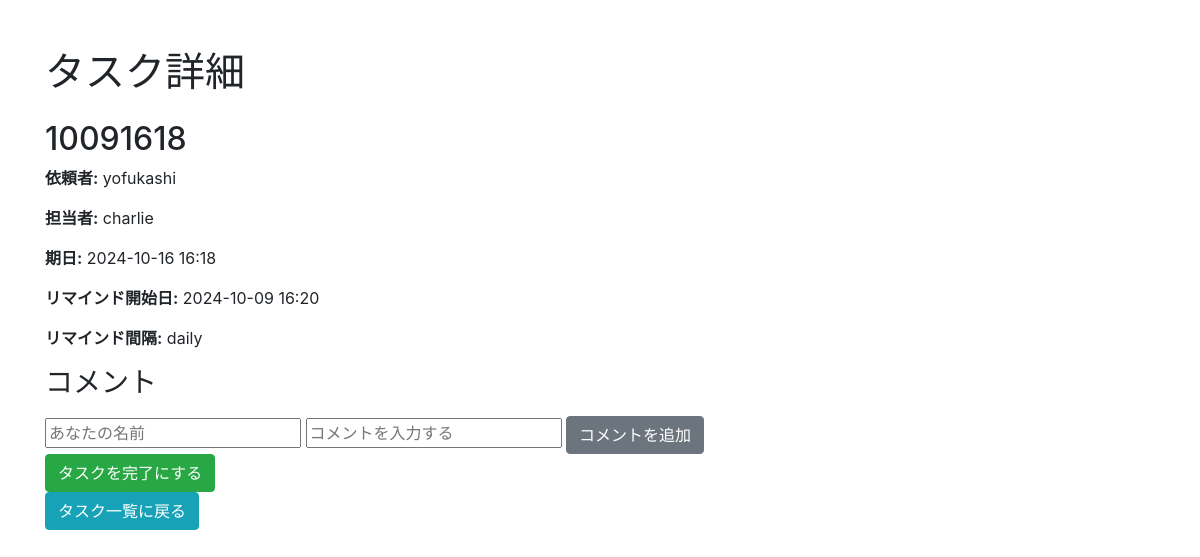
Screenshot of /task_detail/3 with the database file from the repository.
### models.py (models this page shows)
class Task(db.Model):
    id = db.Column(db.Integer, primary_key=True)
    title = db.Column(db.String(100), nullable=False)
    due_date = db.Column(db.DateTime, nullable=False)
    requester_id = db.Column(db.Integer, db.ForeignKey('user.id'), nullable=False)
    assignee_id = db.Column(db.Integer, db.ForeignKey('user.id'), nullable=False)
    remind_start_date = db.Column(db.DateTime, nullable=False)
    remind_interval = db.Column(db.String(10), nullable=False)
    is_completed = db.Column(db.Boolean, default=False)
    requester = db.relationship('User', foreign_keys=[requester_id], backref='requested_tasks')
    assignee = db.relationship('User', foreign_keys=[assignee_id], backref='assigned_tasks')

class User(db.Model):
    id = db.Column(db.Integer, primary_key=True)
    username = db.Column(db.String(100), unique=True, nullable=False)
    email = db.Column(db.String(120), unique=True, nullable=False)
    team_id = db.Column(db.Integer, db.ForeignKey('team.id'), nullable=False)

### routes.py (the view)
@main.route('/task_detail/<int:task_id>')
def task_detail(task_id):
    task = Task.query.get(task_id)
    comments = Comment.query.filter_by(task_id=task_id).all()
    return render_template('task_detail.html', task=task, comments=comments)

### templates/task_detail.html (shortened to what this page needs)
<!DOCTYPE html>
<html lang="ja">
<head>
    <link rel="stylesheet" href="https://stackpath.bootstrapcdn.com/bootstrap/4.5.2/css/bootstrap.min.css">
</head>
<body>
    <div class="container mt-5">
        <h1 class="mb-4">タスク詳細</h1>
        <h2>{{ task.title }}</h2>
        <p><strong>依頼者:</strong> {{ task.requester.username }}</p>
        <p><strong>担当者:</strong> {{ task.assignee.username }}</p>
        <p><strong>期日:</strong> {{ task.due_date.strftime('%Y-%m-%d %H:%M') }}</p>
        <p><strong>リマインド開始日:</strong> {{ task.remind_start_date.strftime('%Y-%m-%d %H:%M') }}</p>
        <p><strong>リマインド間隔:</strong> {{ task.remind_interval }}</p>
        <h3>コメント</h3>
        <form action="{{ url_for('main.add_comment', task_id=task.id) }}" method="POST">
            <input type="text" name="username" placeholder="あなたの名前" required>
            <input type="text" name="comment" placeholder="コメントを入力する" required>
            <button type="submit" class="btn btn-secondary">コメントを追加</button>
        </form>
        <form action="{{ url_for('main.complete_task', task_id=task.id) }}" method="POST">
            <button type="submit" class="btn btn-success">タスクを完了にする</button>
        </form>
        <div>
            <a href="{{ url_for('main.task_list') }}" class="btn btn-info">タスク一覧に戻る</a>
        </div>
    </div>
</body>
</html>

### rows the page displays
Task: title "10091618", due_date "2024-10-16 16:18", remind_start_date "2024-10-09 16:20", remind_interval "daily"
User: requester.username "yofukashi"
User: assignee.username "charlie"
